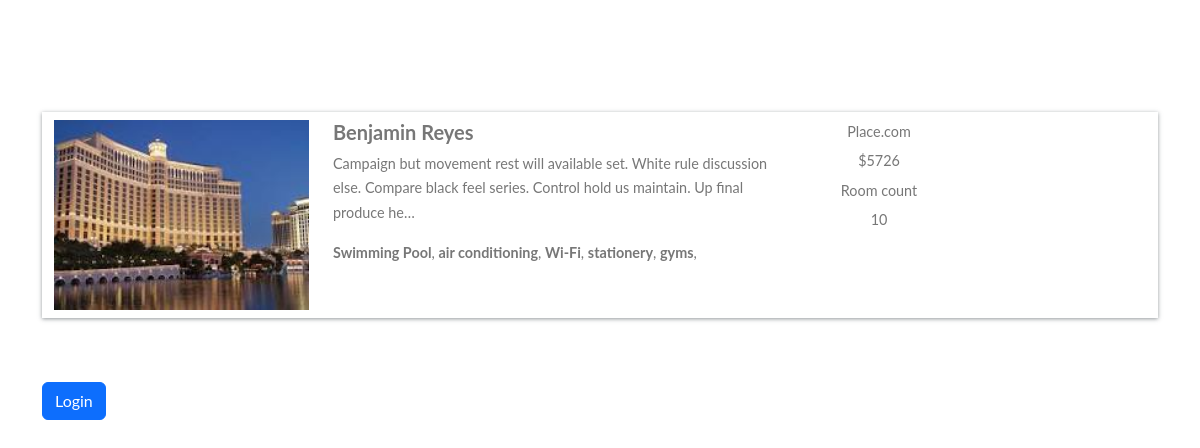
The page /hotel-detail/3b3b5454f922472b852878e3b3034d65/ on the database its author committed.
### home/models.py (models this page shows, shortened)
class BaseModel(models.Model):
    uid = models.UUIDField(default=uuid.uuid4, editable=False, primary_key=True)
    created_at = models.DateField(auto_now_add=True)
    updated_at = models.DateField(auto_now_add=True)
    class META:
        abstract=True

class Hotel(BaseModel):
    hotel_name = models.CharField(max_length=100)
    hotel_price = models.IntegerField()
    description = models.TextField()
    hotel_place = models.CharField(max_length=100, default='India')
    amenities = models.ManyToManyField(Amenities)
    room_count = models.IntegerField(default=10)

class HotelImages(BaseModel):
    hotel_img = models.ForeignKey(Hotel, related_name="images", on_delete=models.CASCADE)
    hotel_images = models.ImageField(upload_to="hotel_image")

class Amenities(BaseModel):
    amenity_name = models.CharField(max_length=100)

### home/views.py (the view, shortened to what this page needs)
# urls.py: path('hotel-detail/<uid>/', hotel_detail, name='hotel_detail'),
def hotel_detail(request, uid):
    hotel_obj = Hotel.objects.get(uid = uid)
    return render(request, 'hotel_detail.html', {'hotels_obj':hotel_obj})

### home/templates/hotel_detail.html (shortened to what this page needs)
{% extends "base.html" %}
{%  block start %}
<div class="container mt-5 pt-5">
    <div class="row search-card-result">
        <div class="col-md-3">
            <a href="/hotel-detail/{{hotels_obj.uid}}">
                <img class="img-fluid" src="/media/{{hotels_obj.images.first.hotel_images}}" alt="Card image cap">
            </a>
        </div>
        <div class="col-md-5">
            <h5>{{hotels_obj.hotel_name}}</h5>
            <p>
                {{hotels_obj.description|truncatechars:150}}
            </p>
            <p>
                {%for amenitie in hotels_obj.amenities.all %}
                <b>{{amenitie.amenity_name}}</b>,
                {% endfor %}
            </p>
        </div>
        <div class="col-md-2 border-left text-center more-offers">
            <p>Place.com</p>
            <p>${{hotels_obj.hotel_price}}</p>
            <p>Room count</p>
            <p>{{hotels_obj.room_count}}</p>
        </div>
    </div>
    {% if request.user.is_authenticated %}
    <div class="filter-card">
        <h5>Book Hotel</h5>
        {%include "messages.html"%}
        <form method="post">
            {% csrf_token %}
            <div class="row form-group">
                <div class="col-md-12">
                    <label for="mintopay">Check in</label>
                    <p>
                        <input type="date" name="checkin" id="checkin" class="form-control">
                    </p>
                </div>
                <div class="col-md-12">
                    <label for="maxtopay">Check out</label>
                    <p>
                        <input type="date" name="checkout" id="checkout" class="form-control">
                    </p>
                </div>
            </div>
            <div class="row form-group">
                <div class="col-md-12">
                    <input type="submit" class="btn btn-success btn-block" value="Book">
                </div>
            </div>
        </form>
    </div>
    {% else %}
    <a href="/login/" class="btn btn-primary mt-5 ">Login</a>
    {% endif %}
</div>
{% endblock %}

### home/templates/base.html (style rules this page uses)
body { font-family: "Lato", Arial, sans-serif; font-weight: 400; font-size: 16px; line-height: 1.7; background: #fff; color: #777; }
.search-card-result { box-shadow: 0px 1px 4px rgba(41, 51, 57, 0.5); margin: 1rem 0; padding: 0.5rem 0; background-color: #fff; }
.search-card-result img { height: 190px; }
.search-card-result h5 { font-style: 1.1rem; font-weight: 700; }
.search-card-result p { font-size: 0.9rem; }
.search-card-result .more-offers p { margin-bottom: 0.3rem; }

### rows shown on the page
Hotel: images.first.hotel_images (picture), hotel_name "Benjamin Reyes", description "Campaign but movement rest will available set. White rule discussion else. Compare black feel series. Control hold us maintain. Up final produce he…", hotel_price "5726", room_count "10"
Amenities: amenity_name "Swimming Pool"
Amenities: amenity_name "air conditioning"
Amenities: amenity_name "Wi-Fi"
Amenities: amenity_name "stationery"
Amenities: amenity_name "gyms"
